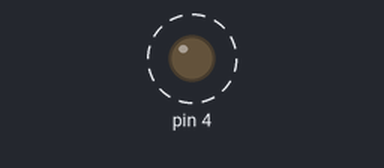
The sketch below on a simulated Arduino Uno, built with avr-gcc and run on an emulated ATmega328P. Shown: output pins drawn as LEDs (lit = HIGH). Dashed ring = blinking.

Above: at 0.5 s.
Timing chart, 0 to 4.6 s (numbered marks = the images above):
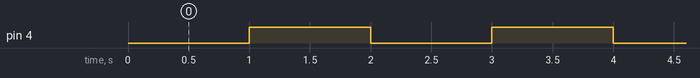

The sketch:

square_wave.ino
```cpp
int x = 1 ;
void setup() {
  // put your setup code here, to run once:
  pinMode(4 , OUTPUT);

}

void loop() {
  // put your main code here, to run repeatedly:
  if(x%2==0)
  digitalWrite(4 , 1);
  else
  digitalWrite(4 , 0);
  x++,

  delay(1000);
}
```

Measured:
- by itself, pin 4: alternates HIGH for 1.0 s and LOW for 1.0 s
